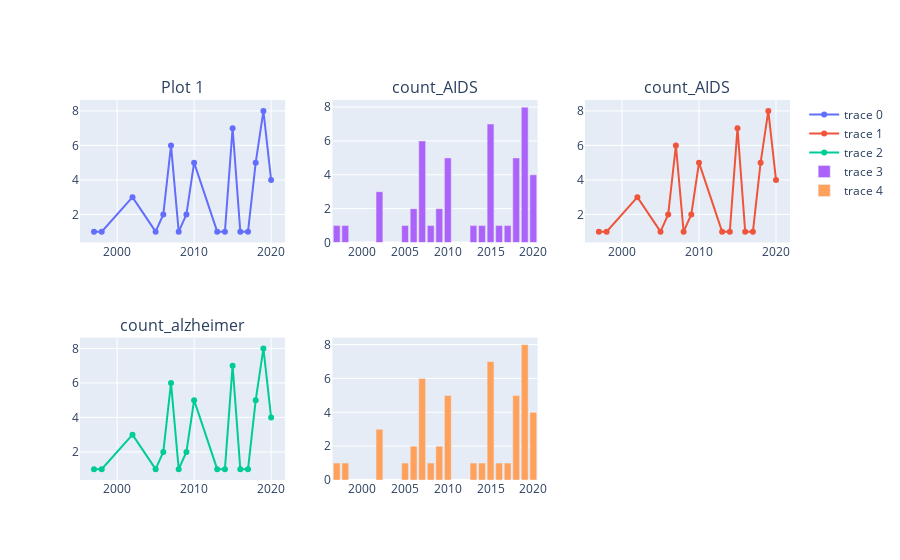

Notebook source saved alongside this figure:
### Code cell
# 'count_AIDS'
df5=df_dat_them[['Annee','count_AIDS']]
df5= df5[df5['count_AIDS'] >= 1]
df5 = df5.groupby(['Annee']).count_AIDS.sum().reset_index()
fig5 = make_subplots(rows=2, cols=3, subplot_titles=['Plot 1', 'count_AIDS', 'count_AIDS','count_alzheimer'])
fig5.add_scatter(x=df5['Annee'], y= df5['count_AIDS'], row=1, col=1)
fig5.add_scatter(x=df5['Annee'], y= df5['count_AIDS'], row=1, col=3)
fig5.add_scatter(x=df5['Annee'], y= df5['count_AIDS'], row=2, col=1)
fig5.add_bar(x=df5['Annee'], y=df5['count_AIDS'], row=1,col=2)
fig5.add_bar(x=df5['Annee'], y=df5['count_AIDS'], row=2,col=2)

### Figure 1 — Plotly figure (JSON) as saved in the notebook; plotly's stock layout.template omitted (floating-point values rounded to 4 significant figures)
{"data": [{"type": "scatter", "x": [1997, 1998, 2002, 2005, 2006, 2007, 2008, 2009, 2010, 2013, 2014, 2015, 2016, 2017, 2018, 2019, 2020], "xaxis": "x", "y": [1, 1, 3, 1, 2, 6, 1, 2, 5, 1, 1, 7, 1, 1, 5, 8, 4], "yaxis": "y"}, {"type": "scatter", "x": [1997, 1998, 2002, 2005, 2006, 2007, 2008, 2009, 2010, 2013, 2014, 2015, 2016, 2017, 2018, 2019, 2020], "xaxis": "x3", "y": [1, 1, 3, 1, 2, 6, 1, 2, 5, 1, 1, 7, 1, 1, 5, 8, 4], "yaxis": "y3"}, {"type": "scatter", "x": [1997, 1998, 2002, 2005, 2006, 2007, 2008, 2009, 2010, 2013, 2014, 2015, 2016, 2017, 2018, 2019, 2020], "xaxis": "x4", "y": [1, 1, 3, 1, 2, 6, 1, 2, 5, 1, 1, 7, 1, 1, 5, 8, 4], "yaxis": "y4"}, {"type": "bar", "x": [1997, 1998, 2002, 2005, 2006, 2007, 2008, 2009, 2010, 2013, 2014, 2015, 2016, 2017, 2018, 2019, 2020], "xaxis": "x2", "y": [1, 1, 3, 1, 2, 6, 1, 2, 5, 1, 1, 7, 1, 1, 5, 8, 4], "yaxis": "y2"}, {"type": "bar", "x": [1997, 1998, 2002, 2005, 2006, 2007, 2008, 2009, 2010, 2013, 2014, 2015, 2016, 2017, 2018, 2019, 2020], "xaxis": "x5", "y": [1, 1, 3, 1, 2, 6, 1, 2, 5, 1, 1, 7, 1, 1, 5, 8, 4], "yaxis": "y5"}], "layout": {"annotations": [{"font": {"size": 16}, "showarrow": false, "text": "Plot 1", "x": 0.1444, "xanchor": "center", "xref": "paper", "y": 1, "yanchor": "bottom", "yref": "paper"}, {"font": {"size": 16}, "showarrow": false, "text": "count_AIDS", "x": 0.5, "xanchor": "center", "xref": "paper", "y": 1, "yanchor": "bottom", "yref": "paper"}, {"font": {"size": 16}, "showarrow": false, "text": "count_AIDS", "x": 0.8556, "xanchor": "center", "xref": "paper", "y": 1, "yanchor": "bottom", "yref": "paper"}, {"font": {"size": 16}, "showarrow": false, "text": "count_alzheimer", "x": 0.1444, "xanchor": "center", "xref": "paper", "y": 0.375, "yanchor": "bottom", "yref": "paper"}], "xaxis": {"anchor": "y", "domain": [0, 0.2889]}, "xaxis2": {"anchor": "y2", "domain": [0.3556, 0.6444]}, "xaxis3": {"anchor": "y3", "domain": [0.7111, 1]}, "xaxis4": {"anchor": "y4", "domain": [0, 0.2889]}, "xaxis5": {"anchor": "y5", "domain": [0.3556, 0.6444]}, "xaxis6": {"anchor": "y6", "domain": [0.7111, 1]}, "yaxis": {"anchor": "x", "domain": [0.625, 1]}, "yaxis2": {"anchor": "x2", "domain": [0.625, 1]}, "yaxis3": {"anchor": "x3", "domain": [0.625, 1]}, "yaxis4": {"anchor": "x4", "domain": [0, 0.375]}, "yaxis5": {"anchor": "x5", "domain": [0, 0.375]}, "yaxis6": {"anchor": "x6", "domain": [0, 0.375]}}}
